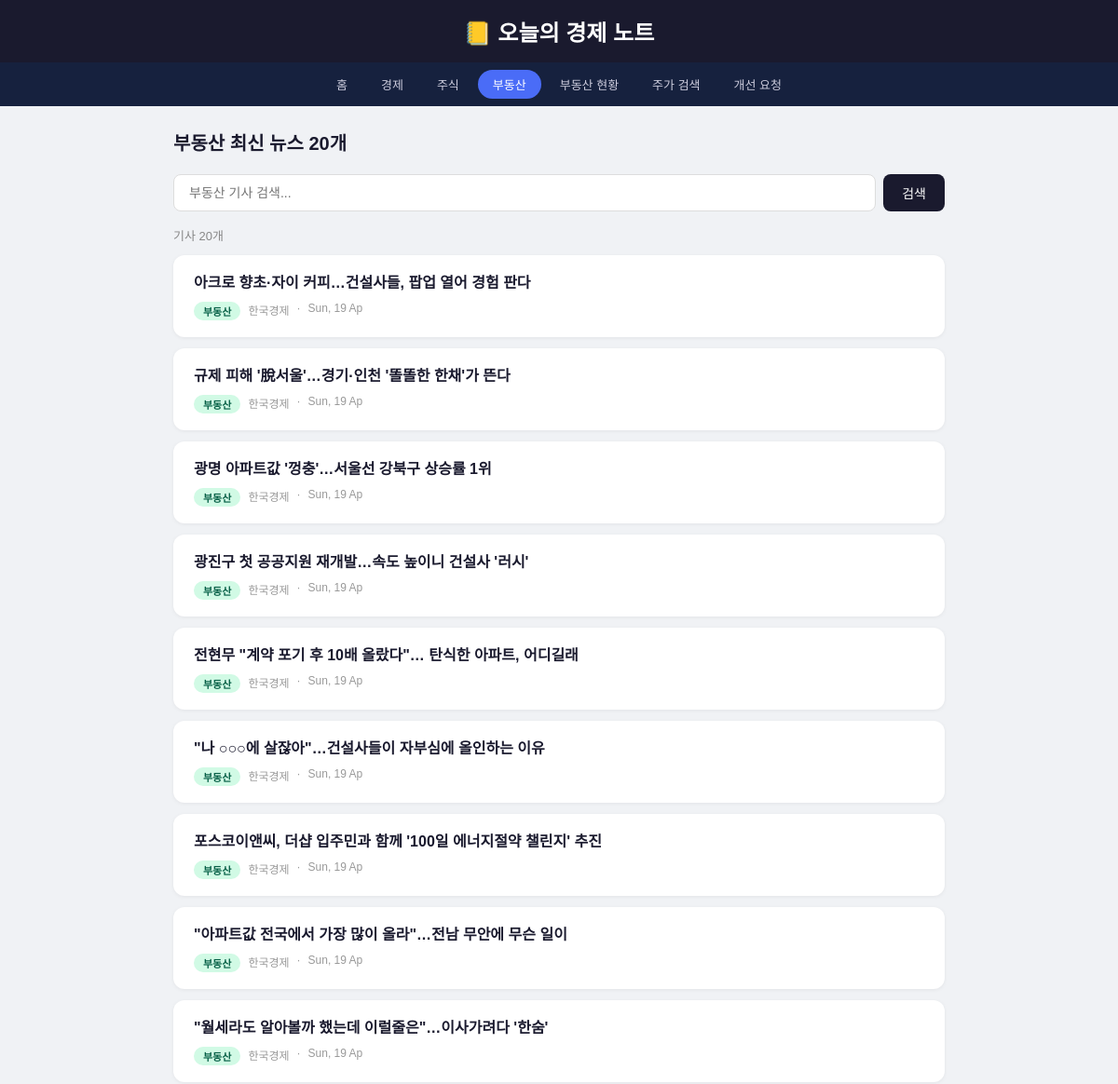
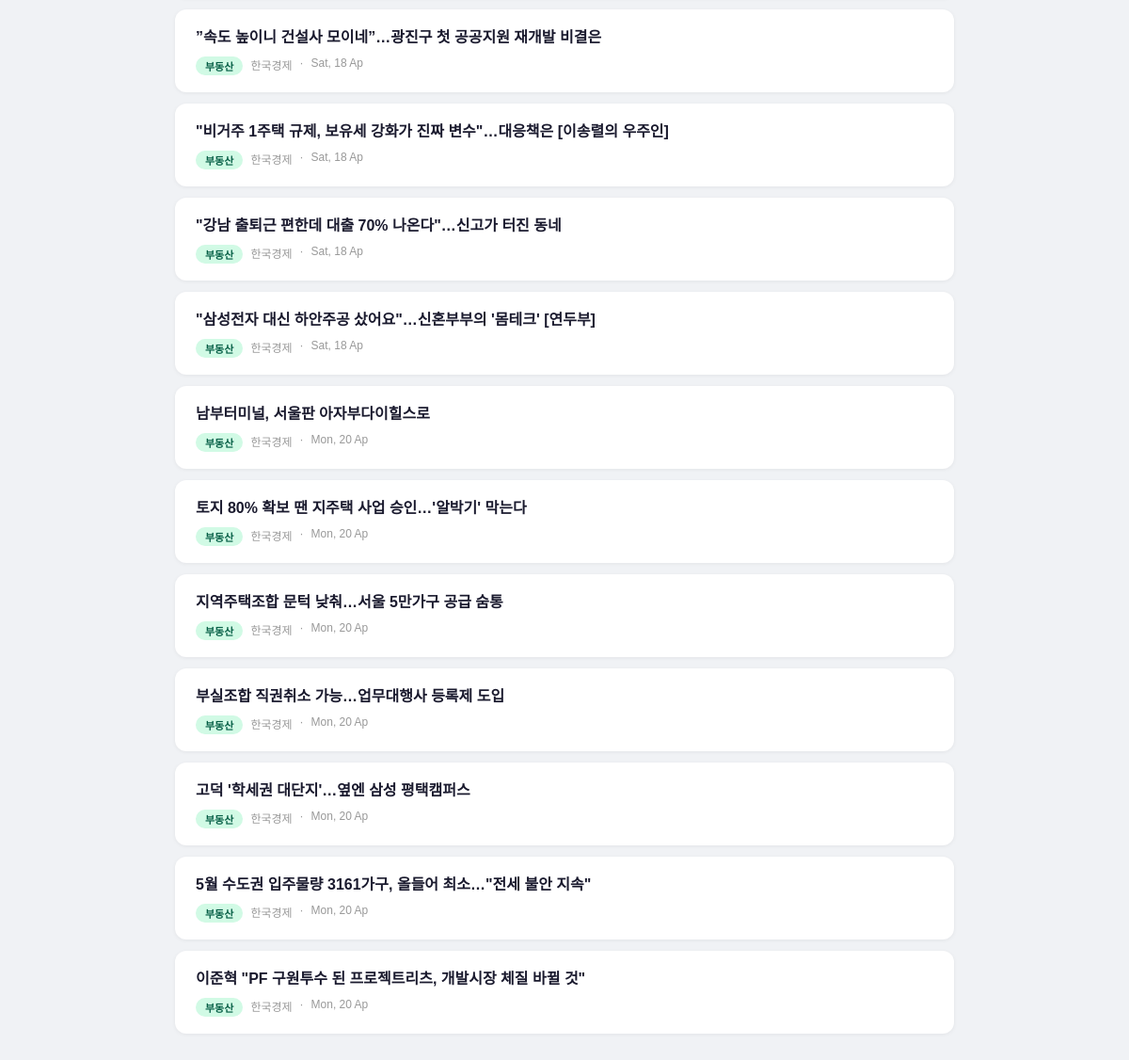
The app's page /news/부동산 with its own data (2 pictures, top to bottom).
### tables this page shows
CREATE TABLE articles (
            id       INTEGER PRIMARY KEY AUTOINCREMENT,
            title    TEXT NOT NULL,
            link     TEXT,
            source   TEXT,
            category TEXT,
            date     TEXT
        );

### app.py (the view)
@app.route("/news/<category>")
def news_category(category):
    articles = get_articles(category)
    return render_template("news.html", articles=articles, category=category)

### app.py (called while the page is built, shortened)
def get_articles(category=None):
    conn = sqlite3.connect(DB)
    c = conn.cursor()
    if category:
        c.execute("""
            SELECT id, title, link, source, category, date
            FROM articles WHERE category=?
            ORDER BY date DESC LIMIT 20
        """, (category,))
    rows = c.fetchall()
    conn.close()
    return [{"id": r[0], "title": r[1], "link": r[2], "source": r[3], "category": r[4], "date": r[5]} for r in rows]

### templates/news.html (shortened to what this page needs)
<!DOCTYPE html>
<html lang="ko">
<head>
</head>
<body>
<header><h1>📒 오늘의 경제 노트</h1></header>
<nav>
  <a href="/">홈</a>
  <a href="/news/경제" class="{{ 'active' if category == '경제' }}">경제</a>
  <a href="/news/주식" class="{{ 'active' if category == '주식' }}">주식</a>
  <a href="/news/부동산" class="{{ 'active' if category == '부동산' }}">부동산</a>
  <a href="/realestate">부동산 현황</a>
  <a href="/stock">주가 검색</a>
  <a href="/feedback">개선 요청</a>
</nav>
<div class="container">
  <h2>{{ category }} 최신 뉴스 20개</h2>
  <div class="search-bar">
    <input type="text" id="searchInput" placeholder="{{ category }} 기사 검색...">
    <button onclick="applyFilter()">검색</button>
  </div>
  <div class="result-count" id="resultCount"></div>
  <div id="articleList">
    {% for article in articles %}
    <div class="article-card">
      <h3><a href="{{ article['link'] }}" target="_blank" rel="noreferrer">{{ article['title'] }}</a></h3>
      <div class="meta">
        <span class="badge {{ article['category'] }}">{{ article['category'] }}</span>
        <span>{{ article['source'] }}</span>
        <span>·</span>
        <span>{{ article['date'] }}</span>
      </div>
    </div>
    {% endfor %}
  </div>
</div>
</body>
</html>

### templates/news.html (style rules this page uses)
* { box-sizing: border-box; margin: 0; padding: 0; }
body { font-family: 'Apple SD Gothic Neo', sans-serif; background: #f0f2f5; color: #1a1a2e; }
header { background: #1a1a2e; color: white; padding: 16px 0; text-align: center; }
header h1 { font-size: 24px; font-weight: 700; }
nav { background: #16213e; display: flex; justify-content: center; gap: 4px; padding: 8px; flex-wrap: wrap; }
nav a { color: #ccd; text-decoration: none; padding: 6px 16px; border-radius: 20px; font-size: 13px; transition: all 0.2s; }
nav a:hover, nav a.active { background: #4a6cf7; color: white; }
.container { max-width: 860px; margin: 0 auto; padding: 24px 16px 40px; }
h2 { font-size: 20px; margin-bottom: 20px; color: #1a1a2e; }
.search-bar { display: flex; margin-bottom: 16px; gap: 8px; }
.search-bar input { flex: 1; padding: 10px 16px; border-radius: 8px; border: 1.5px solid #ddd; font-size: 14px; font-family: inherit; outline: none; }
.search-bar button { padding: 10px 20px; background: #1a1a2e; color: white; border: none; border-radius: 8px; font-size: 14px; cursor: pointer; }
.result-count { font-size: 13px; color: #888; margin-bottom: 12px; }
.article-card { background: white; border-radius: 12px; padding: 18px 22px; margin-bottom: 12px; box-shadow: 0 1px 4px rgba(0,0,0,0.06); transition: transform 0.15s; }
.article-card h3 { font-size: 16px; margin-bottom: 8px; line-height: 1.5; }
.article-card h3 a { color: #1a1a2e; text-decoration: none; }
.meta { font-size: 12px; color: #999; display: flex; gap: 8px; }
.badge { display: inline-block; padding: 2px 10px; border-radius: 20px; font-size: 11px; font-weight: 600; }
.badge.부동산 { background: #d1fae5; color: #065f46; }

### records on screen
articles: title "아크로 향초·자이 커피…건설사들, 팝업 열어 경험 판다", category "부동산", source "한국경제", date "Sun, 19 Ap"
articles: title "규제 피해 '脫서울'…경기·인천 '똘똘한 한채'가 뜬다", category "부동산", source "한국경제", date "Sun, 19 Ap"
articles: title "광명 아파트값 '껑충'…서울선 강북구 상승률 1위", category "부동산", source "한국경제", date "Sun, 19 Ap"
articles: title "광진구 첫 공공지원 재개발…속도 높이니 건설사 '러시'", category "부동산", source "한국경제", date "Sun, 19 Ap"
articles: title "전현무 \"계약 포기 후 10배 올랐다\"… 탄식한 아파트, 어디길래", category "부동산", source "한국경제", date "Sun, 19 Ap"
articles: title "\"나 ○○○에 살잖아\"…건설사들이 자부심에 올인하는 이유", category "부동산", source "한국경제", date "Sun, 19 Ap"
articles: title "포스코이앤씨, 더샵 입주민과 함께 '100일 에너지절약 챌린지' 추진", category "부동산", source "한국경제", date "Sun, 19 Ap"
articles: title "\"아파트값 전국에서 가장 많이 올라\"…전남 무안에 무슨 일이", category "부동산", source "한국경제", date "Sun, 19 Ap"
articles: title "\"월세라도 알아볼까 했는데 이럴줄은\"…이사가려다 '한숨'", category "부동산", source "한국경제", date "Sun, 19 Ap"
articles: title "”속도 높이니 건설사 모이네”…광진구 첫 공공지원 재개발 비결은", category "부동산", source "한국경제", date "Sat, 18 Ap"
articles: title "\"비거주 1주택 규제, 보유세 강화가 진짜 변수\"…대응책은 [이송렬의 우주인]", category "부동산", source "한국경제", date "Sat, 18 Ap"
articles: title "\"강남 출퇴근 편한데 대출 70% 나온다\"…신고가 터진 동네", category "부동산", source "한국경제", date "Sat, 18 Ap"
articles: title "\"삼성전자 대신 하안주공 샀어요\"…신혼부부의 '몸테크' [연두부]", category "부동산", source "한국경제", date "Sat, 18 Ap"
articles: title "남부터미널, 서울판 아자부다이힐스로", category "부동산", source "한국경제", date "Mon, 20 Ap"
articles: title "토지 80% 확보 땐 지주택 사업 승인…'알박기' 막는다", category "부동산", source "한국경제", date "Mon, 20 Ap"
articles: title "지역주택조합 문턱 낮춰…서울 5만가구 공급 숨통", category "부동산", source "한국경제", date "Mon, 20 Ap"
articles: title "부실조합 직권취소 가능…업무대행사 등록제 도입", category "부동산", source "한국경제", date "Mon, 20 Ap"
articles: title "고덕 '학세권 대단지'…옆엔 삼성 평택캠퍼스", category "부동산", source "한국경제", date "Mon, 20 Ap"
articles: title "5월 수도권 입주물량 3161가구, 올들어 최소…\"전세 불안 지속\"", category "부동산", source "한국경제", date "Mon, 20 Ap"
articles: title "이준혁 \"PF 구원투수 된 프로젝트리츠, 개발시장 체질 바뀔 것\"", category "부동산", source "한국경제", date "Mon, 20 Ap"

### other values on screen
{{ category }} "부동산"
